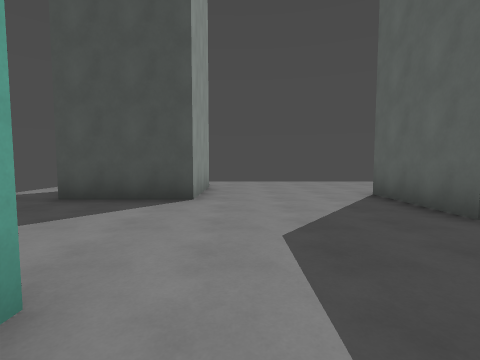
view 1 (above)

19 first-person views from a walk through a Godot game level. The camera is 1.4 m above the floor, tilts 4° down and sees 85° across. The floor is counted in squares, 2 m on a side. Each view is taken from the middle of a square. On the plan, view 1 faces up. The plan holds only what a view shows up to about 9 squares ahead; the rest is blank. The place goes on beyond the plan.

view 2
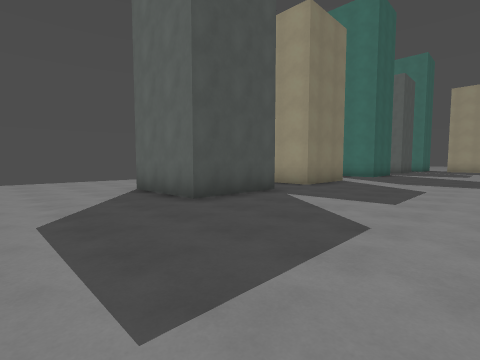

view 3
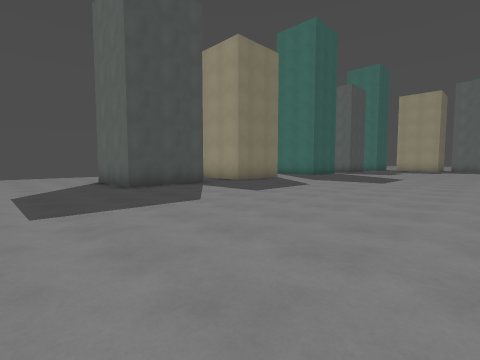

view 4
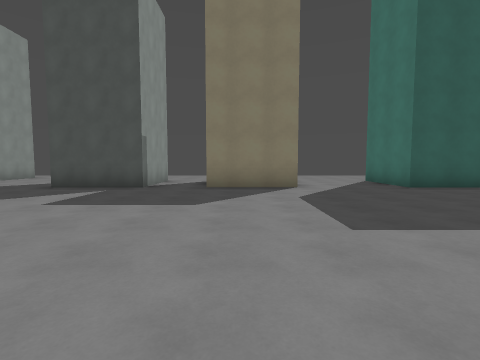

view 5
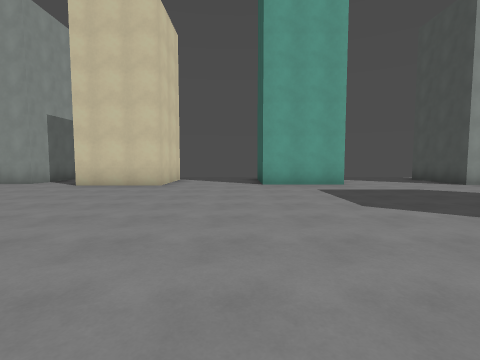

view 6
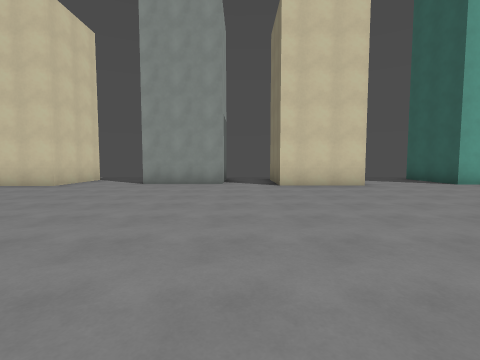

view 7
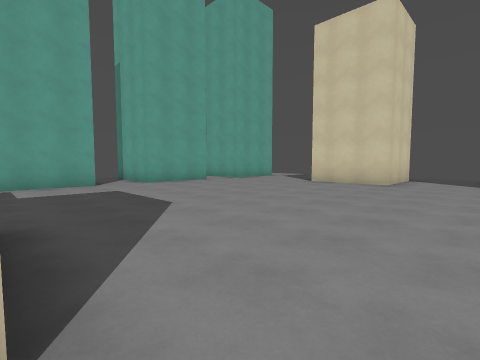

view 8
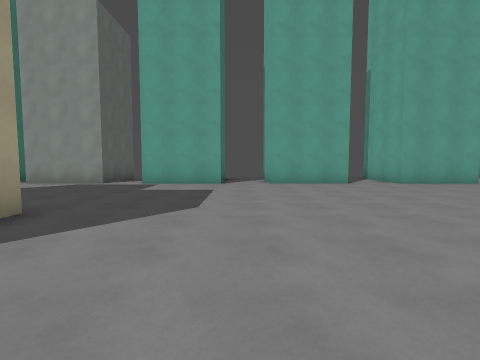

view 9
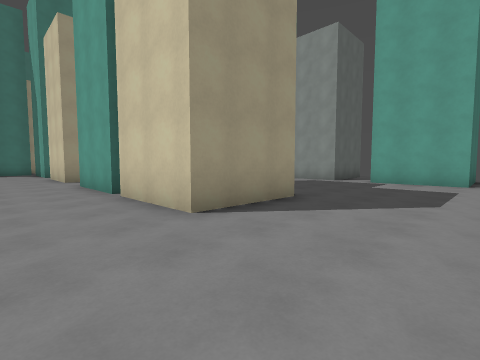

view 10
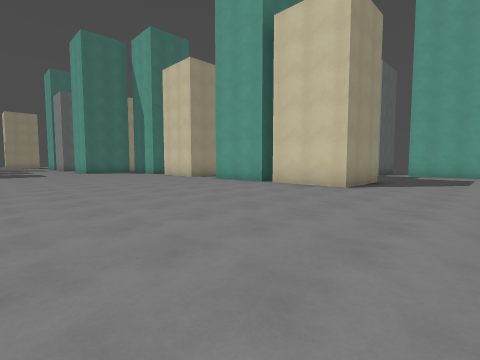

view 11
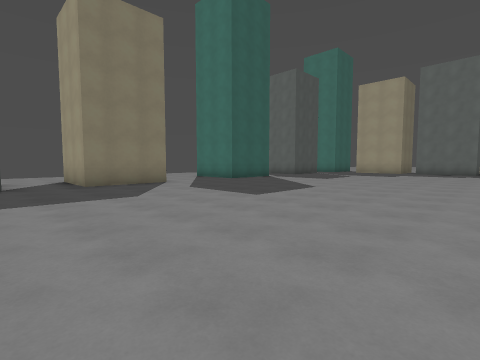

view 12
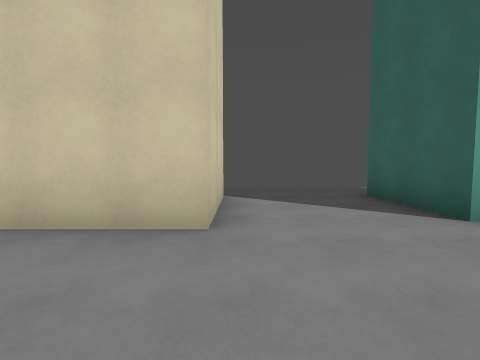

view 13
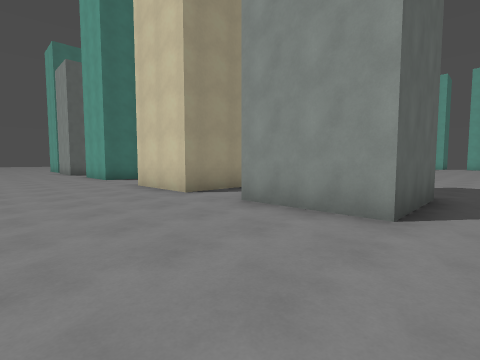

view 14
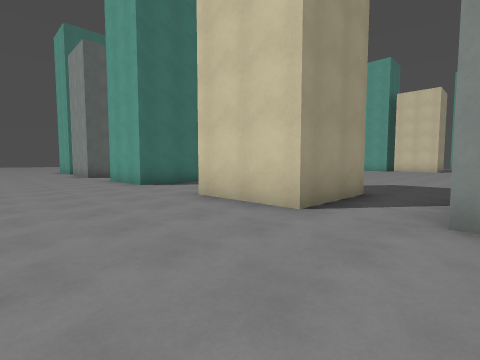

view 15
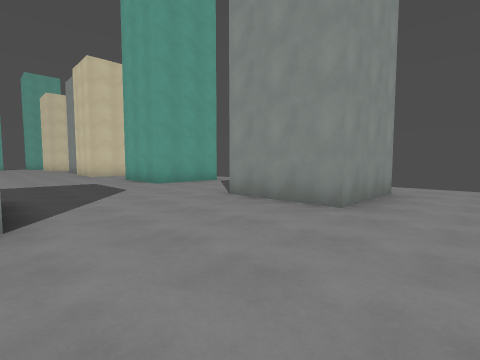

view 16
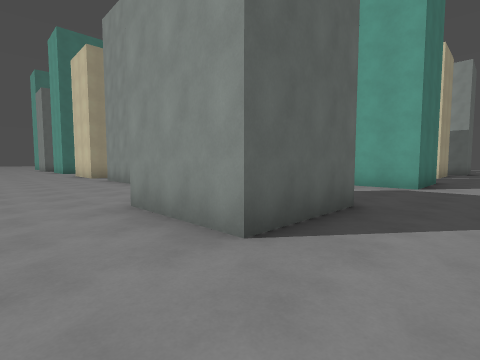

view 17
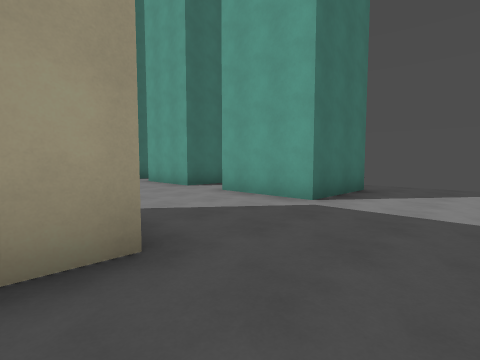

view 18
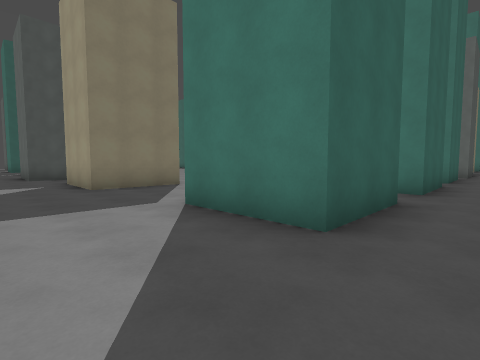

view 19
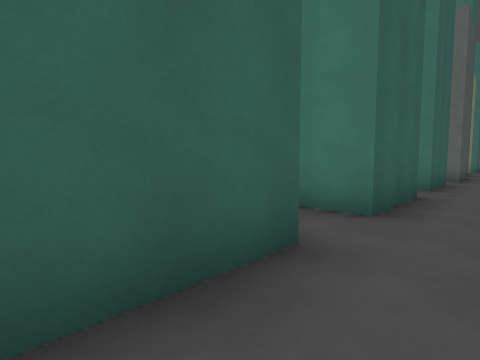

### Floor plan
Points are (right, up) in squares from view 1. A wall is a line through its corners. A room is listed if a view was taken in it or the views show most of it. See-through windows are left out.
Room 1 (views 1, 2, 3, 4, 5, 6, 7, 8, 9, 10, 11, 12, 13, 14, 15, 16, 18, 19)
walls: (10.9, -12) (13.5, -12); (8, -14.6) (8, -12) (10.5, -12); (9.6, 3.1) (7.1, 3.1) (7.1, 5.6) (9.6, 5.6); (-1.2, -8.5) (-1.2, -11.1); (15.2, -12.5) (15.2, -12) (15.8, -12); (-1, -1.3) (-3.5, -1.3) (-3.5, 1.2) (-1, 1.2) (-1, -1.3); (14.6, 3.1) (12.6, 3.1) (12.6, 5.6) (14.4, 5.6); (5.4, 5) (5.4, 3.1) (2.9, 3.1) (2.9, 5.6) (5.4, 5.6); (-0.7, -13.4) (-0.7, -15.2); (-3.3, -4.3) (-0.7, -4.3) (-0.7, -6.8) (-2, -6.8); (-0.5, -15.9) (-3, -15.9); (-0.9, 4.8) (-3.4, 4.8) (-3.4, 7.3) (-0.9, 7.3) (-0.9, 4.8); (9.5, -20.1) (9.5, -19.5) (12, -19.5); (8.1, -21.8) (5.6, -21.8) (5.6, -19.3) (8.1, -19.3); (9.5, -22.1) (9.5, -21.6); (4.1, -21.8) (1.5, -21.8) (1.5, -19.3) (4, -19.3) (4, -20); (0, -21.8) (-2.6, -21.8) (-2.6, -19.3) (-0.1, -19.3) (-0.1, -20.1)
ways out: opening at (-4.5, -14.5) to room 2; opening at (-2.5, -12.5) to room 2; opening at (-2.5, -7.5) to room 2
Room 2 (view 17)
walls: (-2.1, -8.5) (-1.2, -8.5); (-2.4, -13.4) (-0.7, -13.4); (-3, -15.9) (-3, -13.4)
ways out: opening at (-4.5, -14.5) to room 1; opening at (-2.5, -12.5) to room 1; opening at (-2.5, -7.5) to room 1

Where each view was taken, in squares from view 1:
view 1: 0 up, 0 right, facing up
view 2: 1 down, 0 right, facing up-right
view 3: 4 down, 0 right, facing up-right
view 4: 4 down, 8 right, facing up
view 5: 2 down, 7 right, facing left
view 6: 8 down, 7 right, facing left
view 7: 11 down, 8 right, facing down-left
view 8: 11 down, 5 right, facing down
view 9: 10 down, 5 right, facing down-right
view 10: 5 down, 5 right, facing down-right
view 11: 5 down, 5 right, facing up-right
view 12: 4 down, 2 right, facing left
view 13: 9 up, 2 right, facing down-right
view 14: 9 up, 5 right, facing down-right
view 15: 9 up, 3 right, facing down-left
view 16: 9 up, 5 left, facing down-right
view 17: 15 down, 5 left, facing down-right
view 18: 23 down, 5 left, facing up-right
view 19: 23 down, 2 left, facing up-right
